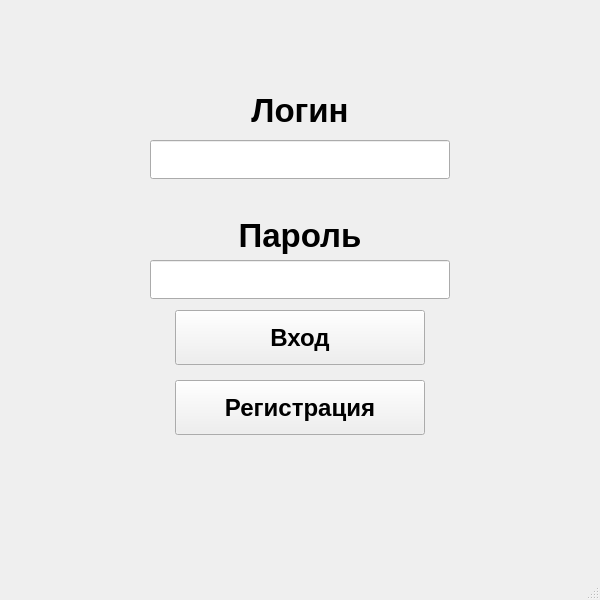
<?xml version="1.0" encoding="UTF-8"?>
<ui version="4.0">
 <class>MainWindow</class>
 <widget class="QMainWindow" name="MainWindow">
  <property name="geometry">
   <rect>
    <x>0</x>
    <y>0</y>
    <width>600</width>
    <height>600</height>
   </rect>
  </property>
  <property name="minimumSize">
   <size>
    <width>600</width>
    <height>600</height>
   </size>
  </property>
  <property name="maximumSize">
   <size>
    <width>600</width>
    <height>600</height>
   </size>
  </property>
  <property name="font">
   <font>
    <family>Arial</family>
    <pointsize>11</pointsize>
    <weight>75</weight>
    <italic>false</italic>
    <bold>true</bold>
   </font>
  </property>
  <property name="cursor">
   <cursorShape>ArrowCursor</cursorShape>
  </property>
  <property name="windowTitle">
   <string>Вход</string>
  </property>
  <property name="windowIcon">
   <iconset>
    <normaloff>../Структурные фото/вход.png</normaloff>../Структурные фото/вход.png</iconset>
  </property>
  <property name="layoutDirection">
   <enum>Qt::LeftToRight</enum>
  </property>
  <widget class="QWidget" name="centralwidget">
   <property name="styleSheet">
    <string notr="true">self.setStyleSheet(&quot;background-color: blue&quot;)</string>
   </property>
   <widget class="QLabel" name="label">
    <property name="geometry">
     <rect>
      <x>150</x>
      <y>90</y>
      <width>300</width>
      <height>40</height>
     </rect>
    </property>
    <property name="sizePolicy">
     <sizepolicy hsizetype="Preferred" vsizetype="Preferred">
      <horstretch>0</horstretch>
      <verstretch>0</verstretch>
     </sizepolicy>
    </property>
    <property name="font">
     <font>
      <family>Arial</family>
      <pointsize>25</pointsize>
      <weight>75</weight>
      <italic>false</italic>
      <bold>true</bold>
     </font>
    </property>
    <property name="cursor">
     <cursorShape>ArrowCursor</cursorShape>
    </property>
    <property name="autoFillBackground">
     <bool>false</bool>
    </property>
    <property name="text">
     <string>Логин</string>
    </property>
    <property name="textFormat">
     <enum>Qt::AutoText</enum>
    </property>
    <property name="alignment">
     <set>Qt::AlignCenter</set>
    </property>
    <property name="margin">
     <number>0</number>
    </property>
   </widget>
   <widget class="QLineEdit" name="lineEdit">
    <property name="geometry">
     <rect>
      <x>150</x>
      <y>140</y>
      <width>300</width>
      <height>39</height>
     </rect>
    </property>
    <property name="font">
     <font>
      <family>MS Shell Dlg 2</family>
      <pointsize>15</pointsize>
      <weight>50</weight>
      <italic>false</italic>
      <bold>false</bold>
     </font>
    </property>
    <property name="whatsThis">
     <string>&lt;html&gt;&lt;head/&gt;&lt;body&gt;&lt;p align=&quot;center&quot;&gt;&lt;span style=&quot; font-size:14pt; font-weight:600;&quot;&gt;Введите логин&lt;/span&gt;&lt;/p&gt;&lt;/body&gt;&lt;/html&gt;</string>
    </property>
    <property name="autoFillBackground">
     <bool>false</bool>
    </property>
   </widget>
   <widget class="QLabel" name="label_2">
    <property name="geometry">
     <rect>
      <x>150</x>
      <y>215</y>
      <width>300</width>
      <height>40</height>
     </rect>
    </property>
    <property name="sizePolicy">
     <sizepolicy hsizetype="Preferred" vsizetype="Preferred">
      <horstretch>0</horstretch>
      <verstretch>0</verstretch>
     </sizepolicy>
    </property>
    <property name="font">
     <font>
      <family>Arial</family>
      <pointsize>25</pointsize>
      <weight>75</weight>
      <italic>false</italic>
      <bold>true</bold>
     </font>
    </property>
    <property name="cursor">
     <cursorShape>ArrowCursor</cursorShape>
    </property>
    <property name="autoFillBackground">
     <bool>false</bool>
    </property>
    <property name="text">
     <string>Пароль</string>
    </property>
    <property name="textFormat">
     <enum>Qt::AutoText</enum>
    </property>
    <property name="alignment">
     <set>Qt::AlignCenter</set>
    </property>
    <property name="margin">
     <number>0</number>
    </property>
   </widget>
   <widget class="QLineEdit" name="lineEdit_2">
    <property name="enabled">
     <bool>true</bool>
    </property>
    <property name="geometry">
     <rect>
      <x>150</x>
      <y>260</y>
      <width>300</width>
      <height>39</height>
     </rect>
    </property>
    <property name="font">
     <font>
      <family>MS Shell Dlg 2</family>
      <pointsize>15</pointsize>
      <weight>50</weight>
      <italic>false</italic>
      <bold>false</bold>
     </font>
    </property>
    <property name="tabletTracking">
     <bool>false</bool>
    </property>
    <property name="whatsThis">
     <string>&lt;html&gt;&lt;head/&gt;&lt;body&gt;&lt;p align=&quot;center&quot;&gt;&lt;span style=&quot; font-size:12pt; font-weight:600;&quot;&gt;Введите пароль&lt;/span&gt;&lt;/p&gt;&lt;/body&gt;&lt;/html&gt;</string>
    </property>
   </widget>
   <widget class="QPushButton" name="pushButton">
    <property name="enabled">
     <bool>true</bool>
    </property>
    <property name="geometry">
     <rect>
      <x>175</x>
      <y>310</y>
      <width>250</width>
      <height>55</height>
     </rect>
    </property>
    <property name="font">
     <font>
      <family>Arial</family>
      <pointsize>18</pointsize>
      <weight>75</weight>
      <italic>false</italic>
      <bold>true</bold>
     </font>
    </property>
    <property name="styleSheet">
     <string notr="true"/>
    </property>
    <property name="text">
     <string>Вход</string>
    </property>
   </widget>
   <widget class="QPushButton" name="pushButton_2">
    <property name="enabled">
     <bool>true</bool>
    </property>
    <property name="geometry">
     <rect>
      <x>175</x>
      <y>380</y>
      <width>250</width>
      <height>55</height>
     </rect>
    </property>
    <property name="font">
     <font>
      <family>Arial</family>
      <pointsize>18</pointsize>
      <weight>75</weight>
      <italic>false</italic>
      <bold>true</bold>
     </font>
    </property>
    <property name="styleSheet">
     <string notr="true"/>
    </property>
    <property name="text">
     <string>Регистрация</string>
    </property>
   </widget>
  </widget>
  <widget class="QStatusBar" name="statusBar">
   <property name="palette">
    <palette>
     <active>
      <colorrole role="WindowText">
       <brush brushstyle="SolidPattern">
        <color alpha="255">
         <red>255</red>
         <green>0</green>
         <blue>0</blue>
        </color>
       </brush>
      </colorrole>
      <colorrole role="Button">
       <brush brushstyle="SolidPattern">
        <color alpha="255">
         <red>205</red>
         <green>234</green>
         <blue>255</blue>
        </color>
       </brush>
      </colorrole>
      <colorrole role="Text">
       <brush brushstyle="SolidPattern">
        <color alpha="255">
         <red>255</red>
         <green>0</green>
         <blue>0</blue>
        </color>
       </brush>
      </colorrole>
      <colorrole role="ButtonText">
       <brush brushstyle="SolidPattern">
        <color alpha="255">
         <red>255</red>
         <green>0</green>
         <blue>0</blue>
        </color>
       </brush>
      </colorrole>
      <colorrole role="Base">
       <brush brushstyle="SolidPattern">
        <color alpha="255">
         <red>205</red>
         <green>234</green>
         <blue>255</blue>
        </color>
       </brush>
      </colorrole>
      <colorrole role="Window">
       <brush brushstyle="SolidPattern">
        <color alpha="255">
         <red>205</red>
         <green>234</green>
         <blue>255</blue>
        </color>
       </brush>
      </colorrole>
      <colorrole role="PlaceholderText">
       <brush brushstyle="NoBrush">
        <color alpha="128">
         <red>255</red>
         <green>0</green>
         <blue>0</blue>
        </color>
       </brush>
      </colorrole>
     </active>
     <inactive>
      <colorrole role="WindowText">
       <brush brushstyle="SolidPattern">
        <color alpha="255">
         <red>255</red>
         <green>0</green>
         <blue>0</blue>
        </color>
       </brush>
      </colorrole>
      <colorrole role="Button">
       <brush brushstyle="SolidPattern">
        <color alpha="255">
         <red>205</red>
         <green>234</green>
         <blue>255</blue>
        </color>
       </brush>
      </colorrole>
      <colorrole role="Text">
       <brush brushstyle="SolidPattern">
        <color alpha="255">
         <red>255</red>
         <green>0</green>
         <blue>0</blue>
        </color>
       </brush>
      </colorrole>
      <colorrole role="ButtonText">
       <brush brushstyle="SolidPattern">
        <color alpha="255">
         <red>255</red>
         <green>0</green>
         <blue>0</blue>
        </color>
       </brush>
      </colorrole>
      <colorrole role="Base">
       <brush brushstyle="SolidPattern">
        <color alpha="255">
         <red>205</red>
         <green>234</green>
         <blue>255</blue>
        </color>
       </brush>
      </colorrole>
      <colorrole role="Window">
       <brush brushstyle="SolidPattern">
        <color alpha="255">
         <red>205</red>
         <green>234</green>
         <blue>255</blue>
        </color>
       </brush>
      </colorrole>
      <colorrole role="PlaceholderText">
       <brush brushstyle="NoBrush">
        <color alpha="128">
         <red>255</red>
         <green>0</green>
         <blue>0</blue>
        </color>
       </brush>
      </colorrole>
     </inactive>
     <disabled>
      <colorrole role="WindowText">
       <brush brushstyle="SolidPattern">
        <color alpha="255">
         <red>255</red>
         <green>0</green>
         <blue>0</blue>
        </color>
       </brush>
      </colorrole>
      <colorrole role="Button">
       <brush brushstyle="SolidPattern">
        <color alpha="255">
         <red>205</red>
         <green>234</green>
         <blue>255</blue>
        </color>
       </brush>
      </colorrole>
      <colorrole role="Text">
       <brush brushstyle="SolidPattern">
        <color alpha="255">
         <red>255</red>
         <green>0</green>
         <blue>0</blue>
        </color>
       </brush>
      </colorrole>
      <colorrole role="ButtonText">
       <brush brushstyle="SolidPattern">
        <color alpha="255">
         <red>255</red>
         <green>0</green>
         <blue>0</blue>
        </color>
       </brush>
      </colorrole>
      <colorrole role="Base">
       <brush brushstyle="SolidPattern">
        <color alpha="255">
         <red>205</red>
         <green>234</green>
         <blue>255</blue>
        </color>
       </brush>
      </colorrole>
      <colorrole role="Window">
       <brush brushstyle="SolidPattern">
        <color alpha="255">
         <red>205</red>
         <green>234</green>
         <blue>255</blue>
        </color>
       </brush>
      </colorrole>
      <colorrole role="PlaceholderText">
       <brush brushstyle="NoBrush">
        <color alpha="128">
         <red>255</red>
         <green>0</green>
         <blue>0</blue>
        </color>
       </brush>
      </colorrole>
     </disabled>
    </palette>
   </property>
   <property name="font">
    <font>
     <family>Arial</family>
     <pointsize>13</pointsize>
     <weight>75</weight>
     <italic>false</italic>
     <bold>true</bold>
    </font>
   </property>
   <property name="contextMenuPolicy">
    <enum>Qt::NoContextMenu</enum>
   </property>
   <property name="layoutDirection">
    <enum>Qt::LeftToRight</enum>
   </property>
   <property name="styleSheet">
    <string notr="true">QStatusBar#statusBar {
color: red;
font: bold;}</string>
   </property>
  </widget>
 </widget>
 <resources/>
 <connections/>
</ui>
